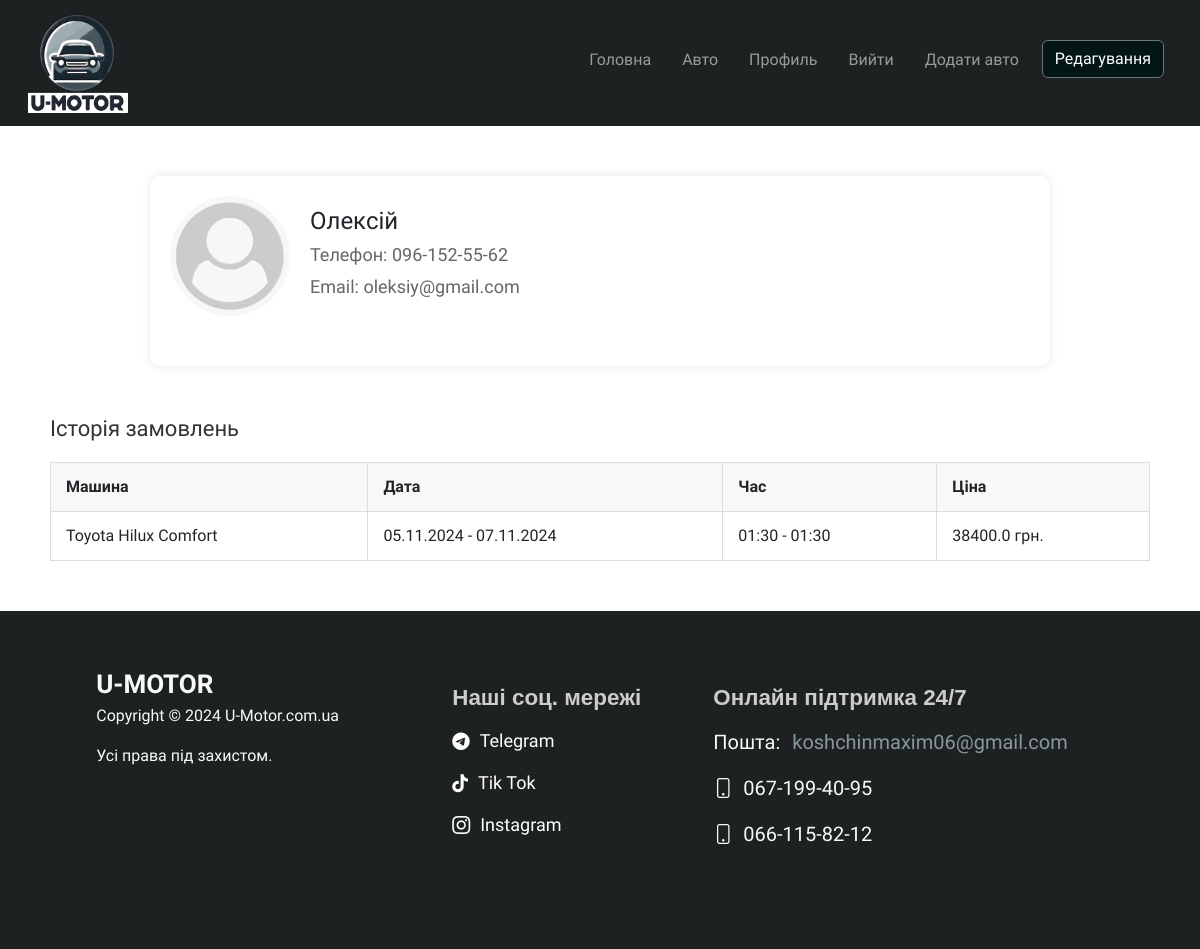
Screenshot of /my_profile/Олексій (signed in) with the database file from the repository.
### app/models.py (models this page shows)
class User(UserMixin, db.Model):
    __tablename__ = 'user'  # Явно указываем имя таблицы
    id = db.Column(db.Integer, primary_key=True)
    user_name = db.Column(db.String(110),  nullable=False)
    user_password = db.Column(db.String(100), nullable=False)
    user_email = db.Column(db.String, unique=True, nullable=False)
    user_phone = db.Column(db.String, unique=True, nullable=False)
    user_photo = db.Column(db.String, nullable=False, default="default.png")
    is_admin = db.Column(db.Boolean, default=False)
    orders = db.relationship('Order', backref='user_relationship', lazy=True)

class Order(db.Model):
    __tablename__ = 'order'  # Явно указываем имя таблицы
    id = db.Column(db.Integer, primary_key=True)
    user_id = db.Column(db.Integer, db.ForeignKey('user.id'), nullable=True)
    user_phone = db.Column(db.String, nullable=True)
    car_id = db.Column(db.Integer, db.ForeignKey('cars.id'), nullable=False)
    start_date = db.Column(db.DateTime, nullable=False)
    stop_date = db.Column(db.DateTime, nullable=False)
    total_price = db.Column(db.Float, nullable=False)
    car = db.relationship('Cars', back_populates='orders')

class Cars(db.Model):
    __tablename__ = 'cars'  # Явно указываем имя таблицы
    id = db.Column(db.Integer, primary_key=True)
    car = db.Column(db.String, nullable=False)
    brand = db.Column(db.String, nullable=False)
    price = db.Column(db.Integer, nullable=False)  # Цена за день
    body = db.Column(db.String, nullable=False)
    image = db.Column(db.String, nullable=False, default="default.png")
    orders = db.relationship('Order', back_populates='car', lazy=True)

### app/routes.py (the view)
@bp.route("/my_profile/<string:user_name>", methods=["GET", "POST"])
@login_required
def my_profile(user_name):
    user = User.query.filter_by(user_name=user_name).first()
    if not user:
        flash('Користувача не знайдено!', 'warning')
        return redirect(url_for('main.home'))
    return render_template("my_profile.html", user=user)

### app/__init__.py (called while the page is built)
@login_manager.user_loader
def load_user(user_id):
    return User.query.get(int(user_id))

### app/routes.py (called while the page is built)
@bp.context_processor
def inject_form():
    return dict(registerform=RegisterForm())

@bp.context_processor
def inject_form():
    return dict(loginform=LoginForm())

### app/templates/my_profile.html (shortened to what this page needs)
{% extends "base.html" %}
{% block content %}
<div class="profile__wrapper">
    <div class="profile-container">
        <div class="profile-header">
            <img src="{{ url_for('static', filename='/photos/users/' + user.user_photo) }}" alt="{{ user.user_name }}" class="avatar">
            <div class="user-info">
                <h1>{{ user.user_name }}</h1>
                <p>Телефон: {{ user.user_phone }}</p>
                <p>Email: {{ user.user_email }}</p>
            </div>
        </div>
    </div>
    <div class="order-history">
        <h2>Історія замовлень</h2>
        <table>
            <thead>
            <tr>
                <th>Машина</th>
                <th>Дата</th>
                <th>Час</th>
                <th>Ціна</th>
            </tr>
            </thead>
            <tbody>
            {% for order in user.orders %}
            <tr>
                <td>{{ order.car.brand }} {{ order.car.car }}</td>
                <td>{{ order.start_date.strftime('%d.%m.%Y') }} - {{ order.stop_date.strftime('%d.%m.%Y') }}</td>
                <td>{{ order.start_date.strftime('%H:%M') }} - {{ order.stop_date.strftime('%H:%M') }}</td>
                <td>{{ order.total_price }} грн.</td>
            </tr>
            {% endfor %}
            </tbody>
        </table>
    </div>
</div>
{% endblock %}

### app/static/styles/styles.css (style rules this page uses)
* { font-family:"Exo 2", sans-serif; }
html, body { margin: 0; padding: 0; width: 100%; min-height: 100vh; overflow-x: hidden; }
body { display: flex; flex-direction: column; }
.profile__wrapper { padding: 0 15px; margin-bottom: 50px; }
.profile-container { max-width: 900px; margin: 50px auto; padding: 20px; background-color: white; border-radius: 10px; box-shadow: 0 0 10px rgba(0, 0, 0, 0.1); }
.profile-header { display: flex; align-items: center; margin-bottom: 30px; }
.profile-header .avatar { width: 120px; height: 120px; border-radius: 50%; object-fit: cover; margin-right: 20px; }
.profile-header .user-info h1 { margin: 0; font-size: 24px; }
.profile-header .user-info p { margin: 5px 0; font-size: 18px; color: #666; }
.order-history { max-width: 1100px; margin: 0 auto; }
.order-history h2 { font-size: 22px; margin-bottom: 20px; color: #333; }
.order-history table { width: 100%; border-collapse: collapse; margin-top: 10px; }
.order-history table th, .order-history table td { padding: 12px 15px; border: 1px solid #ddd; text-align: left; }
.order-history table th { background-color: #f8f8f8; }
.order-history table td { background-color: #fff; }

### rows the page displays
User: user_photo (placeholder picture), user_name "Олексій", user_phone "096-152-55-62", user_email "oleksiy@gmail.com"
Order: car.brand "Toyota", car.car "Hilux Comfort", start_date "05.11.2024", stop_date "07.11.2024", start_date "01:30", stop_date "01:30", total_price "38400.0"
